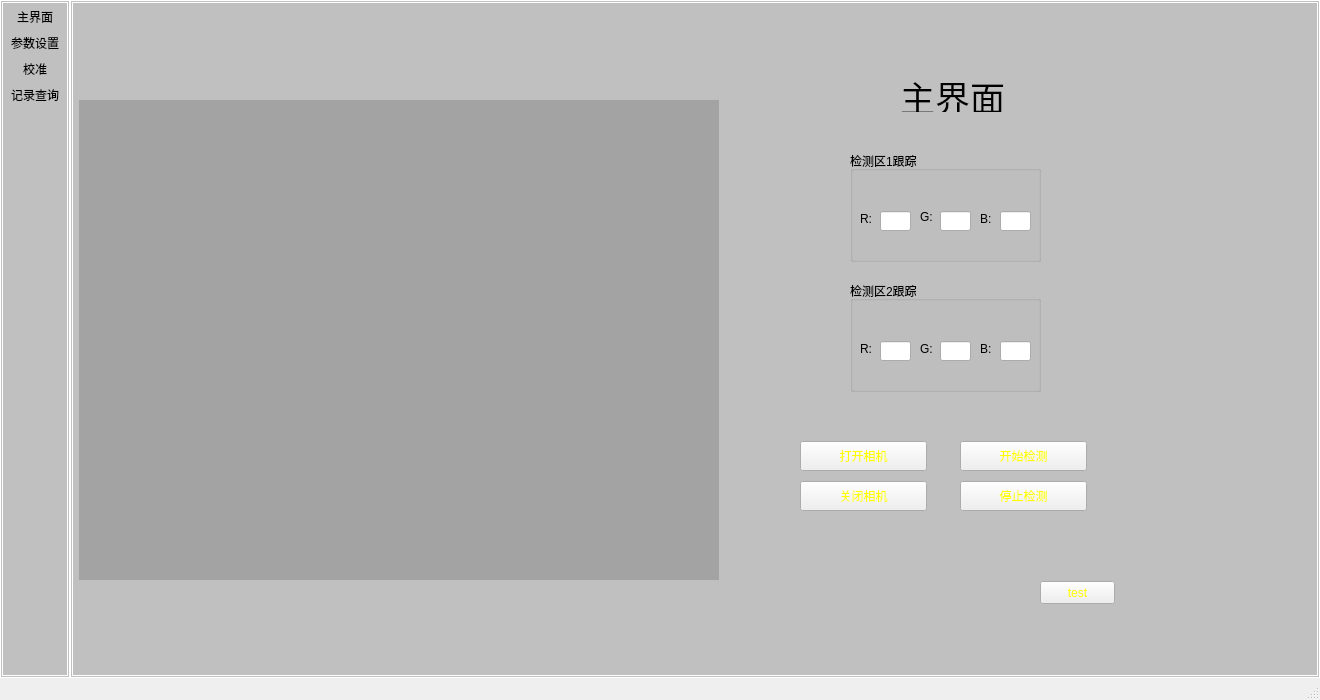
<?xml version="1.0" encoding="UTF-8"?>
<ui version="4.0">
 <class>ColorDetectClass</class>
 <widget class="QMainWindow" name="ColorDetectClass">
  <property name="geometry">
   <rect>
    <x>0</x>
    <y>0</y>
    <width>1320</width>
    <height>700</height>
   </rect>
  </property>
  <property name="windowTitle">
   <string>ColorDetect</string>
  </property>
  <property name="styleSheet">
   <string notr="true">QWidget#mainToolBar{
background-color: rgb(192, 192, 192);
border-width:3px;
border-style: double;
border-color:rgb(255,255,255);
}</string>
  </property>
  <widget class="QWidget" name="centralWidget">
   <property name="styleSheet">
    <string notr="true">QWidget#centralWidget{
background-color: rgb(192, 192, 192);
border-width:3px;
border-style: double;
border-color:rgb(255,255,255);
}
QPushButton{
background-image: url(:/ColorDetect/Bg);
color:yellow;
}
QPushButton:pressed{
background-image: url(:/ColorDetect/Bg-sel);
color:yellow;
}

QToolButton{
background-image: url(:/ColorDetect/Bg);
color:yellow;
}
QToolButton:checked{
background-image: url(:/ColorDetect/Bg-sel);
color:yellow;
}</string>
   </property>
   <widget class="MyLabel" name="label">
    <property name="geometry">
     <rect>
      <x>9</x>
      <y>100</y>
      <width>640</width>
      <height>480</height>
     </rect>
    </property>
    <property name="minimumSize">
     <size>
      <width>640</width>
      <height>480</height>
     </size>
    </property>
    <property name="maximumSize">
     <size>
      <width>640</width>
      <height>480</height>
     </size>
    </property>
    <property name="styleSheet">
     <string notr="true">background-color: rgb(163, 163, 163);</string>
    </property>
    <property name="text">
     <string/>
    </property>
   </widget>
   <widget class="QStackedWidget" name="stackedWidget">
    <property name="geometry">
     <rect>
      <x>660</x>
      <y>41</y>
      <width>500</width>
      <height>600</height>
     </rect>
    </property>
    <property name="currentIndex">
     <number>0</number>
    </property>
    <widget class="QWidget" name="page_main">
     <widget class="QLabel" name="label_46">
      <property name="geometry">
       <rect>
        <x>170</x>
        <y>30</y>
        <width>111</width>
        <height>41</height>
       </rect>
      </property>
      <property name="text">
       <string>&lt;html&gt;&lt;head/&gt;&lt;body&gt;&lt;p&gt;&lt;span style=&quot; font-size:26pt;&quot;&gt;主界面&lt;/span&gt;&lt;/p&gt;&lt;/body&gt;&lt;/html&gt;</string>
      </property>
     </widget>
     <widget class="QGroupBox" name="groupBox_6">
      <property name="geometry">
       <rect>
        <x>120</x>
        <y>240</y>
        <width>191</width>
        <height>111</height>
       </rect>
      </property>
      <property name="title">
       <string>检测区2跟踪</string>
      </property>
      <widget class="QLineEdit" name="area2_r">
       <property name="geometry">
        <rect>
         <x>30</x>
         <y>60</y>
         <width>31</width>
         <height>20</height>
        </rect>
       </property>
      </widget>
      <widget class="QLabel" name="label_31">
       <property name="geometry">
        <rect>
         <x>70</x>
         <y>60</y>
         <width>16</width>
         <height>16</height>
        </rect>
       </property>
       <property name="text">
        <string>G:</string>
       </property>
      </widget>
      <widget class="QLabel" name="label_32">
       <property name="geometry">
        <rect>
         <x>10</x>
         <y>60</y>
         <width>16</width>
         <height>16</height>
        </rect>
       </property>
       <property name="text">
        <string>R:</string>
       </property>
      </widget>
      <widget class="QLineEdit" name="area2_b">
       <property name="geometry">
        <rect>
         <x>150</x>
         <y>60</y>
         <width>31</width>
         <height>20</height>
        </rect>
       </property>
       <property name="text">
        <string/>
       </property>
      </widget>
      <widget class="QLabel" name="label_33">
       <property name="geometry">
        <rect>
         <x>130</x>
         <y>60</y>
         <width>16</width>
         <height>16</height>
        </rect>
       </property>
       <property name="text">
        <string>B:</string>
       </property>
      </widget>
      <widget class="QLineEdit" name="area2_g">
       <property name="geometry">
        <rect>
         <x>90</x>
         <y>60</y>
         <width>31</width>
         <height>20</height>
        </rect>
       </property>
      </widget>
      <widget class="QLabel" name="label_area2">
       <property name="geometry">
        <rect>
         <x>80</x>
         <y>20</y>
         <width>30</width>
         <height>30</height>
        </rect>
       </property>
       <property name="text">
        <string/>
       </property>
      </widget>
     </widget>
     <widget class="QGroupBox" name="groupBox_5">
      <property name="geometry">
       <rect>
        <x>120</x>
        <y>110</y>
        <width>191</width>
        <height>111</height>
       </rect>
      </property>
      <property name="title">
       <string>检测区1跟踪</string>
      </property>
      <widget class="QLineEdit" name="area1_r">
       <property name="geometry">
        <rect>
         <x>30</x>
         <y>60</y>
         <width>31</width>
         <height>20</height>
        </rect>
       </property>
      </widget>
      <widget class="QLabel" name="label_28">
       <property name="geometry">
        <rect>
         <x>70</x>
         <y>56</y>
         <width>21</width>
         <height>20</height>
        </rect>
       </property>
       <property name="text">
        <string>G:</string>
       </property>
      </widget>
      <widget class="QLabel" name="label_29">
       <property name="geometry">
        <rect>
         <x>10</x>
         <y>60</y>
         <width>16</width>
         <height>16</height>
        </rect>
       </property>
       <property name="text">
        <string>R:</string>
       </property>
      </widget>
      <widget class="QLineEdit" name="area1_b">
       <property name="geometry">
        <rect>
         <x>150</x>
         <y>60</y>
         <width>31</width>
         <height>20</height>
        </rect>
       </property>
       <property name="text">
        <string/>
       </property>
      </widget>
      <widget class="QLabel" name="label_30">
       <property name="geometry">
        <rect>
         <x>130</x>
         <y>60</y>
         <width>16</width>
         <height>16</height>
        </rect>
       </property>
       <property name="text">
        <string>B:</string>
       </property>
      </widget>
      <widget class="QLineEdit" name="area1_g">
       <property name="geometry">
        <rect>
         <x>90</x>
         <y>60</y>
         <width>31</width>
         <height>20</height>
        </rect>
       </property>
      </widget>
      <widget class="QLabel" name="label_area1">
       <property name="geometry">
        <rect>
         <x>70</x>
         <y>20</y>
         <width>30</width>
         <height>30</height>
        </rect>
       </property>
       <property name="text">
        <string/>
       </property>
      </widget>
     </widget>
     <widget class="QPushButton" name="btn_stop">
      <property name="geometry">
       <rect>
        <x>230</x>
        <y>440</y>
        <width>127</width>
        <height>30</height>
       </rect>
      </property>
      <property name="text">
       <string>停止检测</string>
      </property>
     </widget>
     <widget class="QPushButton" name="btn_start">
      <property name="geometry">
       <rect>
        <x>230</x>
        <y>400</y>
        <width>127</width>
        <height>30</height>
       </rect>
      </property>
      <property name="text">
       <string>开始检测</string>
      </property>
     </widget>
     <widget class="QPushButton" name="btn_test">
      <property name="geometry">
       <rect>
        <x>310</x>
        <y>540</y>
        <width>75</width>
        <height>23</height>
       </rect>
      </property>
      <property name="text">
       <string>test</string>
      </property>
     </widget>
     <widget class="QPushButton" name="btn_close_cam">
      <property name="geometry">
       <rect>
        <x>70</x>
        <y>440</y>
        <width>127</width>
        <height>30</height>
       </rect>
      </property>
      <property name="text">
       <string>关闭相机</string>
      </property>
     </widget>
     <widget class="QPushButton" name="btn_open_cam">
      <property name="geometry">
       <rect>
        <x>70</x>
        <y>400</y>
        <width>127</width>
        <height>30</height>
       </rect>
      </property>
      <property name="text">
       <string>打开相机</string>
      </property>
     </widget>
    </widget>
    <widget class="QWidget" name="page_sys">
     <widget class="QGroupBox" name="groupBox">
      <property name="geometry">
       <rect>
        <x>60</x>
        <y>280</y>
        <width>161</width>
        <height>201</height>
       </rect>
      </property>
      <property name="title">
       <string>检测区1</string>
      </property>
      <widget class="QToolButton" name="btn_sel1">
       <property name="geometry">
        <rect>
         <x>10</x>
         <y>20</y>
         <width>127</width>
         <height>30</height>
        </rect>
       </property>
       <property name="text">
        <string>检测区1选择</string>
       </property>
       <property name="checkable">
        <bool>true</bool>
       </property>
       <property name="autoExclusive">
        <bool>true</bool>
       </property>
      </widget>
      <widget class="QLabel" name="label_2">
       <property name="geometry">
        <rect>
         <x>20</x>
         <y>60</y>
         <width>71</width>
         <height>16</height>
        </rect>
       </property>
       <property name="text">
        <string>起始点坐标：</string>
       </property>
      </widget>
      <widget class="QLabel" name="label_3">
       <property name="geometry">
        <rect>
         <x>20</x>
         <y>110</y>
         <width>71</width>
         <height>16</height>
        </rect>
       </property>
       <property name="text">
        <string>区域大小：</string>
       </property>
      </widget>
      <widget class="QLineEdit" name="area1_sx">
       <property name="geometry">
        <rect>
         <x>30</x>
         <y>80</y>
         <width>31</width>
         <height>20</height>
        </rect>
       </property>
      </widget>
      <widget class="QLineEdit" name="area1_sy">
       <property name="geometry">
        <rect>
         <x>100</x>
         <y>80</y>
         <width>31</width>
         <height>20</height>
        </rect>
       </property>
      </widget>
      <widget class="QLabel" name="label_4">
       <property name="geometry">
        <rect>
         <x>10</x>
         <y>80</y>
         <width>16</width>
         <height>16</height>
        </rect>
       </property>
       <property name="text">
        <string>x:</string>
       </property>
      </widget>
      <widget class="QLabel" name="label_5">
       <property name="geometry">
        <rect>
         <x>80</x>
         <y>80</y>
         <width>16</width>
         <height>16</height>
        </rect>
       </property>
       <property name="text">
        <string>y:</string>
       </property>
      </widget>
      <widget class="QLineEdit" name="area1_h">
       <property name="geometry">
        <rect>
         <x>110</x>
         <y>130</y>
         <width>31</width>
         <height>20</height>
        </rect>
       </property>
      </widget>
      <widget class="QLabel" name="label_6">
       <property name="geometry">
        <rect>
         <x>10</x>
         <y>130</y>
         <width>16</width>
         <height>16</height>
        </rect>
       </property>
       <property name="text">
        <string>宽：</string>
       </property>
      </widget>
      <widget class="QLabel" name="label_7">
       <property name="geometry">
        <rect>
         <x>80</x>
         <y>130</y>
         <width>16</width>
         <height>16</height>
        </rect>
       </property>
       <property name="text">
        <string>高：</string>
       </property>
      </widget>
      <widget class="QLineEdit" name="area1_w">
       <property name="geometry">
        <rect>
         <x>40</x>
         <y>130</y>
         <width>31</width>
         <height>20</height>
        </rect>
       </property>
      </widget>
      <widget class="QToolButton" name="btn_set_area1">
       <property name="geometry">
        <rect>
         <x>10</x>
         <y>160</y>
         <width>127</width>
         <height>30</height>
        </rect>
       </property>
       <property name="text">
        <string>确定</string>
       </property>
      </widget>
     </widget>
     <widget class="QGroupBox" name="groupBox_2">
      <property name="geometry">
       <rect>
        <x>280</x>
        <y>280</y>
        <width>151</width>
        <height>201</height>
       </rect>
      </property>
      <property name="title">
       <string>检测区2</string>
      </property>
      <widget class="QToolButton" name="btn_sel2">
       <property name="geometry">
        <rect>
         <x>10</x>
         <y>20</y>
         <width>127</width>
         <height>30</height>
        </rect>
       </property>
       <property name="text">
        <string>检测区2选择</string>
       </property>
       <property name="checkable">
        <bool>true</bool>
       </property>
       <property name="autoExclusive">
        <bool>true</bool>
       </property>
      </widget>
      <widget class="QLabel" name="label_14">
       <property name="geometry">
        <rect>
         <x>20</x>
         <y>60</y>
         <width>71</width>
         <height>16</height>
        </rect>
       </property>
       <property name="text">
        <string>起始点坐标：</string>
       </property>
      </widget>
      <widget class="QLabel" name="label_15">
       <property name="geometry">
        <rect>
         <x>20</x>
         <y>110</y>
         <width>71</width>
         <height>16</height>
        </rect>
       </property>
       <property name="text">
        <string>区域大小：</string>
       </property>
      </widget>
      <widget class="QLineEdit" name="area2_sx">
       <property name="geometry">
        <rect>
         <x>30</x>
         <y>80</y>
         <width>31</width>
         <height>20</height>
        </rect>
       </property>
      </widget>
      <widget class="QLineEdit" name="area2_sy">
       <property name="geometry">
        <rect>
         <x>100</x>
         <y>80</y>
         <width>31</width>
         <height>20</height>
        </rect>
       </property>
      </widget>
      <widget class="QLabel" name="label_16">
       <property name="geometry">
        <rect>
         <x>10</x>
         <y>80</y>
         <width>16</width>
         <height>16</height>
        </rect>
       </property>
       <property name="text">
        <string>x:</string>
       </property>
      </widget>
      <widget class="QLabel" name="label_17">
       <property name="geometry">
        <rect>
         <x>80</x>
         <y>80</y>
         <width>16</width>
         <height>16</height>
        </rect>
       </property>
       <property name="text">
        <string>y:</string>
       </property>
      </widget>
      <widget class="QLineEdit" name="area2_h">
       <property name="geometry">
        <rect>
         <x>100</x>
         <y>130</y>
         <width>31</width>
         <height>20</height>
        </rect>
       </property>
      </widget>
      <widget class="QLabel" name="label_19">
       <property name="geometry">
        <rect>
         <x>80</x>
         <y>130</y>
         <width>16</width>
         <height>16</height>
        </rect>
       </property>
       <property name="text">
        <string>高：</string>
       </property>
      </widget>
      <widget class="QLineEdit" name="area2_w">
       <property name="geometry">
        <rect>
         <x>30</x>
         <y>130</y>
         <width>31</width>
         <height>20</height>
        </rect>
       </property>
      </widget>
      <widget class="QToolButton" name="btn_set_area2">
       <property name="geometry">
        <rect>
         <x>10</x>
         <y>160</y>
         <width>127</width>
         <height>30</height>
        </rect>
       </property>
       <property name="text">
        <string>确定</string>
       </property>
      </widget>
      <widget class="QLabel" name="label_18">
       <property name="geometry">
        <rect>
         <x>10</x>
         <y>130</y>
         <width>16</width>
         <height>16</height>
        </rect>
       </property>
       <property name="text">
        <string>宽：</string>
       </property>
      </widget>
     </widget>
     <widget class="QGroupBox" name="groupBox_3">
      <property name="geometry">
       <rect>
        <x>70</x>
        <y>90</y>
        <width>151</width>
        <height>151</height>
       </rect>
      </property>
      <property name="title">
       <string>时间设定</string>
      </property>
      <widget class="QLabel" name="label_20">
       <property name="geometry">
        <rect>
         <x>20</x>
         <y>20</y>
         <width>81</width>
         <height>16</height>
        </rect>
       </property>
       <property name="text">
        <string>检测间隔时间：</string>
       </property>
      </widget>
      <widget class="QLineEdit" name="time_inter">
       <property name="geometry">
        <rect>
         <x>20</x>
         <y>40</y>
         <width>71</width>
         <height>20</height>
        </rect>
       </property>
      </widget>
      <widget class="QLabel" name="label_21">
       <property name="geometry">
        <rect>
         <x>100</x>
         <y>40</y>
         <width>31</width>
         <height>16</height>
        </rect>
       </property>
       <property name="text">
        <string>分钟</string>
       </property>
      </widget>
      <widget class="QLineEdit" name="time_total">
       <property name="geometry">
        <rect>
         <x>20</x>
         <y>90</y>
         <width>71</width>
         <height>20</height>
        </rect>
       </property>
      </widget>
      <widget class="QLabel" name="label_22">
       <property name="geometry">
        <rect>
         <x>100</x>
         <y>90</y>
         <width>31</width>
         <height>16</height>
        </rect>
       </property>
       <property name="text">
        <string>分钟</string>
       </property>
      </widget>
      <widget class="QLabel" name="label_23">
       <property name="geometry">
        <rect>
         <x>20</x>
         <y>70</y>
         <width>81</width>
         <height>16</height>
        </rect>
       </property>
       <property name="text">
        <string>检测终止时间：</string>
       </property>
      </widget>
      <widget class="QToolButton" name="btn_set_time">
       <property name="geometry">
        <rect>
         <x>10</x>
         <y>120</y>
         <width>127</width>
         <height>30</height>
        </rect>
       </property>
       <property name="text">
        <string>确定</string>
       </property>
      </widget>
     </widget>
     <widget class="QLabel" name="label_13">
      <property name="geometry">
       <rect>
        <x>150</x>
        <y>10</y>
        <width>221</width>
        <height>41</height>
       </rect>
      </property>
      <property name="text">
       <string>&lt;html&gt;&lt;head/&gt;&lt;body&gt;&lt;p&gt;&lt;span style=&quot; font-size:26pt;&quot;&gt;系统参数设置&lt;/span&gt;&lt;/p&gt;&lt;/body&gt;&lt;/html&gt;</string>
      </property>
     </widget>
     <widget class="QToolButton" name="btn_sel_num1">
      <property name="geometry">
       <rect>
        <x>290</x>
        <y>110</y>
        <width>127</width>
        <height>30</height>
       </rect>
      </property>
      <property name="text">
       <string>设置1个检测区</string>
      </property>
     </widget>
     <widget class="QToolButton" name="btn_sel_num2">
      <property name="geometry">
       <rect>
        <x>290</x>
        <y>170</y>
        <width>127</width>
        <height>30</height>
       </rect>
      </property>
      <property name="text">
       <string>设置2个检测区</string>
      </property>
     </widget>
    </widget>
    <widget class="QWidget" name="page_color">
     <widget class="QGroupBox" name="groupBox_4">
      <property name="geometry">
       <rect>
        <x>270</x>
        <y>90</y>
        <width>191</width>
        <height>151</height>
       </rect>
      </property>
      <property name="title">
       <string>初始颜色设定</string>
      </property>
      <widget class="QToolButton" name="btn_sel_color">
       <property name="geometry">
        <rect>
         <x>20</x>
         <y>30</y>
         <width>90</width>
         <height>30</height>
        </rect>
       </property>
       <property name="text">
        <string>选择初始颜色</string>
       </property>
       <property name="checkable">
        <bool>true</bool>
       </property>
       <property name="autoExclusive">
        <bool>true</bool>
       </property>
      </widget>
      <widget class="QLabel" name="label_25">
       <property name="geometry">
        <rect>
         <x>10</x>
         <y>70</y>
         <width>21</width>
         <height>16</height>
        </rect>
       </property>
       <property name="text">
        <string>R:</string>
       </property>
      </widget>
      <widget class="QLineEdit" name="color_r">
       <property name="geometry">
        <rect>
         <x>30</x>
         <y>70</y>
         <width>31</width>
         <height>20</height>
        </rect>
       </property>
      </widget>
      <widget class="QLineEdit" name="color_g">
       <property name="geometry">
        <rect>
         <x>90</x>
         <y>70</y>
         <width>31</width>
         <height>20</height>
        </rect>
       </property>
      </widget>
      <widget class="QLabel" name="label_26">
       <property name="geometry">
        <rect>
         <x>70</x>
         <y>70</y>
         <width>16</width>
         <height>16</height>
        </rect>
       </property>
       <property name="text">
        <string>G:</string>
       </property>
      </widget>
      <widget class="QLineEdit" name="color_b">
       <property name="geometry">
        <rect>
         <x>150</x>
         <y>70</y>
         <width>31</width>
         <height>20</height>
        </rect>
       </property>
       <property name="text">
        <string/>
       </property>
      </widget>
      <widget class="QLabel" name="label_27">
       <property name="geometry">
        <rect>
         <x>130</x>
         <y>70</y>
         <width>16</width>
         <height>16</height>
        </rect>
       </property>
       <property name="text">
        <string>B:</string>
       </property>
      </widget>
      <widget class="QToolButton" name="btn_set_color">
       <property name="geometry">
        <rect>
         <x>30</x>
         <y>110</y>
         <width>127</width>
         <height>30</height>
        </rect>
       </property>
       <property name="text">
        <string>确定</string>
       </property>
      </widget>
      <widget class="QLabel" name="label_color">
       <property name="geometry">
        <rect>
         <x>130</x>
         <y>20</y>
         <width>30</width>
         <height>30</height>
        </rect>
       </property>
       <property name="text">
        <string/>
       </property>
      </widget>
     </widget>
     <widget class="QGroupBox" name="groupBox_7">
      <property name="geometry">
       <rect>
        <x>40</x>
        <y>300</y>
        <width>191</width>
        <height>151</height>
       </rect>
      </property>
      <property name="title">
       <string>检测颜色1设定</string>
      </property>
      <widget class="QToolButton" name="btn_sel_color_4">
       <property name="geometry">
        <rect>
         <x>30</x>
         <y>20</y>
         <width>90</width>
         <height>30</height>
        </rect>
       </property>
       <property name="text">
        <string>选择检测颜色1</string>
       </property>
       <property name="checkable">
        <bool>true</bool>
       </property>
       <property name="autoExclusive">
        <bool>true</bool>
       </property>
      </widget>
      <widget class="QLabel" name="label_40">
       <property name="geometry">
        <rect>
         <x>10</x>
         <y>70</y>
         <width>21</width>
         <height>16</height>
        </rect>
       </property>
       <property name="text">
        <string>R:</string>
       </property>
      </widget>
      <widget class="QLineEdit" name="color_r_4">
       <property name="geometry">
        <rect>
         <x>30</x>
         <y>70</y>
         <width>31</width>
         <height>20</height>
        </rect>
       </property>
      </widget>
      <widget class="QLineEdit" name="color_g_4">
       <property name="geometry">
        <rect>
         <x>90</x>
         <y>70</y>
         <width>31</width>
         <height>20</height>
        </rect>
       </property>
      </widget>
      <widget class="QLabel" name="label_41">
       <property name="geometry">
        <rect>
         <x>70</x>
         <y>70</y>
         <width>16</width>
         <height>16</height>
        </rect>
       </property>
       <property name="text">
        <string>G:</string>
       </property>
      </widget>
      <widget class="QLineEdit" name="color_b_4">
       <property name="geometry">
        <rect>
         <x>150</x>
         <y>70</y>
         <width>31</width>
         <height>20</height>
        </rect>
       </property>
       <property name="text">
        <string/>
       </property>
      </widget>
      <widget class="QLabel" name="label_42">
       <property name="geometry">
        <rect>
         <x>130</x>
         <y>70</y>
         <width>16</width>
         <height>16</height>
        </rect>
       </property>
       <property name="text">
        <string>B:</string>
       </property>
      </widget>
      <widget class="QToolButton" name="btn_set_color_4">
       <property name="geometry">
        <rect>
         <x>30</x>
         <y>110</y>
         <width>127</width>
         <height>30</height>
        </rect>
       </property>
       <property name="text">
        <string>确定</string>
       </property>
      </widget>
      <widget class="QLabel" name="label_color_4">
       <property name="geometry">
        <rect>
         <x>130</x>
         <y>20</y>
         <width>30</width>
         <height>30</height>
        </rect>
       </property>
       <property name="text">
        <string/>
       </property>
      </widget>
     </widget>
     <widget class="QGroupBox" name="groupBox_8">
      <property name="geometry">
       <rect>
        <x>270</x>
        <y>300</y>
        <width>191</width>
        <height>151</height>
       </rect>
      </property>
      <property name="title">
       <string>检测颜色2设定</string>
      </property>
      <widget class="QToolButton" name="btn_sel_color_5">
       <property name="geometry">
        <rect>
         <x>20</x>
         <y>20</y>
         <width>90</width>
         <height>30</height>
        </rect>
       </property>
       <property name="text">
        <string>选择检测颜色2</string>
       </property>
       <property name="checkable">
        <bool>true</bool>
       </property>
       <property name="autoExclusive">
        <bool>true</bool>
       </property>
      </widget>
      <widget class="QLabel" name="label_43">
       <property name="geometry">
        <rect>
         <x>10</x>
         <y>70</y>
         <width>21</width>
         <height>16</height>
        </rect>
       </property>
       <property name="text">
        <string>R:</string>
       </property>
      </widget>
      <widget class="QLineEdit" name="color_r_5">
       <property name="geometry">
        <rect>
         <x>30</x>
         <y>70</y>
         <width>31</width>
         <height>20</height>
        </rect>
       </property>
      </widget>
      <widget class="QLineEdit" name="color_g_5">
       <property name="geometry">
        <rect>
         <x>90</x>
         <y>70</y>
         <width>31</width>
         <height>20</height>
        </rect>
       </property>
      </widget>
      <widget class="QLabel" name="label_44">
       <property name="geometry">
        <rect>
         <x>70</x>
         <y>70</y>
         <width>16</width>
         <height>16</height>
        </rect>
       </property>
       <property name="text">
        <string>G:</string>
       </property>
      </widget>
      <widget class="QLineEdit" name="color_b_5">
       <property name="geometry">
        <rect>
         <x>150</x>
         <y>70</y>
         <width>31</width>
         <height>20</height>
        </rect>
       </property>
       <property name="text">
        <string/>
       </property>
      </widget>
      <widget class="QLabel" name="label_45">
       <property name="geometry">
        <rect>
         <x>130</x>
         <y>70</y>
         <width>16</width>
         <height>16</height>
        </rect>
       </property>
       <property name="text">
        <string>B:</string>
       </property>
      </widget>
      <widget class="QToolButton" name="btn_set_color_5">
       <property name="geometry">
        <rect>
         <x>30</x>
         <y>110</y>
         <width>127</width>
         <height>30</height>
        </rect>
       </property>
       <property name="text">
        <string>确定</string>
       </property>
      </widget>
      <widget class="QLabel" name="label_color_5">
       <property name="geometry">
        <rect>
         <x>130</x>
         <y>20</y>
         <width>30</width>
         <height>30</height>
        </rect>
       </property>
       <property name="text">
        <string/>
       </property>
      </widget>
     </widget>
     <widget class="QLabel" name="label_24">
      <property name="geometry">
       <rect>
        <x>200</x>
        <y>20</y>
        <width>81</width>
        <height>41</height>
       </rect>
      </property>
      <property name="text">
       <string>&lt;html&gt;&lt;head/&gt;&lt;body&gt;&lt;p&gt;&lt;span style=&quot; font-size:26pt;&quot;&gt;校准&lt;/span&gt;&lt;/p&gt;&lt;/body&gt;&lt;/html&gt;</string>
      </property>
     </widget>
     <widget class="QToolButton" name="btn_detect1">
      <property name="geometry">
       <rect>
        <x>70</x>
        <y>140</y>
        <width>127</width>
        <height>30</height>
       </rect>
      </property>
      <property name="text">
       <string> 检测1次颜色变化</string>
      </property>
     </widget>
     <widget class="QToolButton" name="btn_detect2">
      <property name="geometry">
       <rect>
        <x>70</x>
        <y>200</y>
        <width>127</width>
        <height>30</height>
       </rect>
      </property>
      <property name="text">
       <string> 检测2次颜色变化</string>
      </property>
     </widget>
    </widget>
   </widget>
   <widget class="QLabel" name="title">
    <property name="geometry">
     <rect>
      <x>10</x>
      <y>10</y>
      <width>1150</width>
      <height>20</height>
     </rect>
    </property>
    <property name="font">
     <font>
      <family>宋体</family>
      <pointsize>14</pointsize>
     </font>
    </property>
    <property name="styleSheet">
     <string notr="true">color: rgb(0, 85, 255);</string>
    </property>
    <property name="text">
     <string/>
    </property>
    <property name="alignment">
     <set>Qt::AlignCenter</set>
    </property>
   </widget>
  </widget>
  <widget class="QMenuBar" name="menuBar">
   <property name="geometry">
    <rect>
     <x>0</x>
     <y>0</y>
     <width>1320</width>
     <height>23</height>
    </rect>
   </property>
  </widget>
  <widget class="QToolBar" name="mainToolBar">
   <property name="movable">
    <bool>false</bool>
   </property>
   <property name="iconSize">
    <size>
     <width>126</width>
     <height>100</height>
    </size>
   </property>
   <property name="toolButtonStyle">
    <enum>Qt::ToolButtonIconOnly</enum>
   </property>
   <attribute name="toolBarArea">
    <enum>LeftToolBarArea</enum>
   </attribute>
   <attribute name="toolBarBreak">
    <bool>false</bool>
   </attribute>
   <addaction name="mainPage"/>
   <addaction name="sysPara"/>
   <addaction name="colorSet"/>
   <addaction name="search"/>
  </widget>
  <widget class="QStatusBar" name="statusBar">
   <property name="sizeGripEnabled">
    <bool>true</bool>
   </property>
  </widget>
  <action name="sysPara">
   <property name="checkable">
    <bool>true</bool>
   </property>
   <property name="icon">
    <iconset resource="ColorDetect.qrc">
     <normaloff>:/ColorDetect/SysPara</normaloff>
     <normalon>:/ColorDetect/SysPara-Sel</normalon>
     <selectedoff>:/IRProc/ImgProc</selectedoff>:/ColorDetect/SysPara</iconset>
   </property>
   <property name="text">
    <string>参数设置</string>
   </property>
   <property name="toolTip">
    <string>参数设置</string>
   </property>
   <property name="statusTip">
    <string>参数设置</string>
   </property>
  </action>
  <action name="colorSet">
   <property name="checkable">
    <bool>true</bool>
   </property>
   <property name="icon">
    <iconset resource="ColorDetect.qrc">
     <normaloff>:/ColorDetect/ColorSet</normaloff>
     <normalon>:/ColorDetect/ColorSet-Sel</normalon>
     <selectedoff>:/IRProc/ImgProc</selectedoff>:/ColorDetect/ColorSet</iconset>
   </property>
   <property name="text">
    <string>校准</string>
   </property>
   <property name="toolTip">
    <string>校准</string>
   </property>
   <property name="statusTip">
    <string>校准</string>
   </property>
  </action>
  <action name="search">
   <property name="checkable">
    <bool>true</bool>
   </property>
   <property name="icon">
    <iconset resource="ColorDetect.qrc">
     <normaloff>:/ColorDetect/Search</normaloff>
     <normalon>:/ColorDetect/Search-Sel</normalon>
     <selectedoff>:/IRProc/ImgProc</selectedoff>:/ColorDetect/Search</iconset>
   </property>
   <property name="text">
    <string>记录查询</string>
   </property>
   <property name="toolTip">
    <string>记录查询</string>
   </property>
   <property name="statusTip">
    <string>记录查询</string>
   </property>
  </action>
  <action name="mainPage">
   <property name="checkable">
    <bool>true</bool>
   </property>
   <property name="icon">
    <iconset resource="ColorDetect.qrc">
     <normaloff>:/ColorDetect/Main</normaloff>
     <normalon>:/ColorDetect/Main-Sel</normalon>
     <selectedoff>:/IRProc/ImgProc</selectedoff>:/ColorDetect/Main</iconset>
   </property>
   <property name="text">
    <string>主界面</string>
   </property>
   <property name="toolTip">
    <string>主界面</string>
   </property>
   <property name="statusTip">
    <string>主界面</string>
   </property>
  </action>
 </widget>
 <layoutdefault spacing="6" margin="11"/>
 <customwidgets>
  <customwidget>
   <class>MyLabel</class>
   <extends>QLabel</extends>
   <header>mylabel.h</header>
  </customwidget>
 </customwidgets>
 <resources>
  <include location="ColorDetect.qrc"/>
 </resources>
 <connections/>
</ui>
